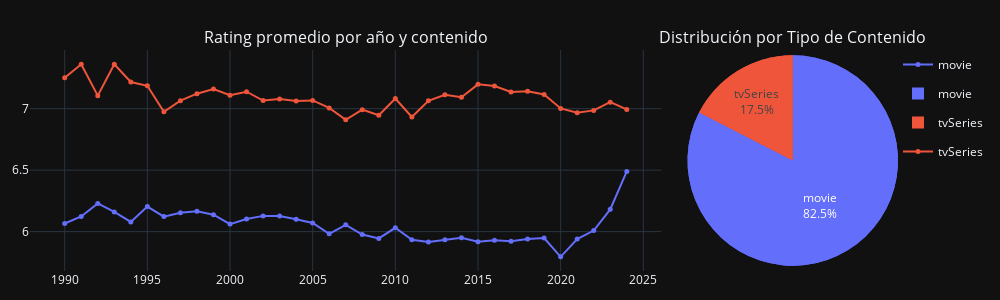

Notebook cell for this chart:
### Markdown cell above
Pregunta 1: ¿Cual es la evolución del rating por tipo de contenido?

### Code cell
def pregunta_1():
    global df_title_basics, df_title_ratings, df_tmdb
    
    # Grafico de pizza.
    df_title_basics_pizza = df_title_basics['titleType'].value_counts().reset_index()
    df_title_basics_pizza.columns = ['Tipo de Contenido', 'Conteo']
    
    
    # Crea el grafico de Pizza
    fig_pie = px.pie(df_title_basics_pizza, names='Tipo de Contenido', values='Conteo',
                 title='Distribución por Tipo de Contenido (Movies vs TVSeries)')
             
    # Mejorar la interactivida y apariencia del grafico de pizza
    fig_pie.update_traces(textposition='inside', textinfo='percent+label')
    fig_pie.update_layout(showlegend=True, template='plotly_dark')
    # Fin grafico de Pizza
    
    # Grafico de linea tratamiento.
    
    df_merged = pd.merge(df_title_basics, df_title_ratings, on='tconst') # combinar DF 
    
    df_merged['year'] = df_merged['startYear'].dt.year  #crear columna donde solo contenga los años 
    
    # obtengo los años unico para luego poder hacer el intervalos de los años
    years_movies = df_merged[df_merged['titleType']=='movie']['year'].unique()
    years_tvSeries = df_merged[df_merged['titleType']=='tvSeries']['year'].unique()
    
    # intervalos para encontral en rango comun de años. Rango comun = 1947-2024
    min_year = max(min(years_movies), min(years_tvSeries))
    max_year = min(max(years_movies), max(years_tvSeries))
    
    # selecciono solo los anos que estan en el rango en comun. comenso en 1990
    df_merged_filtered = df_merged[df_merged['year'].between(1990, max_year)]
    
    # Agrupar por las columnas year y title type y ontener la media arimetica de la columna average Rating 
    evolucion_rating = df_merged_filtered.groupby(['year', 'titleType'])['averageRating'].mean().unstack()
    
    
    # Convertir el DataFrame agrupado a formato largo para usar con Plotly
    evolucion_rating_reset = evolucion_rating.reset_index()
    evolucion_rating_melted = evolucion_rating_reset.melt(id_vars=['year'], value_vars=['movie', 'tvSeries'],
                                                      var_name='Tipo de Contenido', value_name='Rating Promedio')
    
    
    # Reset a 3 decimales.
    evolucion_rating_melted['Rating Promedio'] = evolucion_rating_melted['Rating Promedio'].round(3)
    
    # Crear el gráfico de linea.
    fig_line = px.line(evolucion_rating_melted, x='year', y='Rating Promedio', color='Tipo de Contenido',
             markers=True, title='Distribución por Tipo de Contenido (Movies vs TVSeries)')

    # Mejorar la interactividad y apariencia
    fig_line.update_layout(hovermode='x unified', template='plotly_dark')
    fig_line.update_traces(marker=dict(size=5), line=dict(width=2))
     # Fin grafico de linea




    #Combinar los 2 graficos (Pizza y Linea)
    # Crear el subplot
    fig = make_subplots(
        
        rows=1, cols=2,
        specs=[[{'type': 'xy'}, {'type': 'domain'}]],
        column_widths=[0.60, 0.2],  # Ajustar el ancho de las columnas
        subplot_titles=("Rating promedio por año y contenido", "Distribución por Tipo de Contenido"),
        horizontal_spacing=0.03 ) # Eliminar el espacio horizontal entre las subtramas


    # Añadir el gráfico de líneas al subplot
    for trace in fig_line.data:
        fig.add_trace(trace, row=1, col=1)

    # Añadir el gráfico de pizza al subplot usando las trazas del gráfico de pizza existente
        for trace in fig_pie.data:
            fig.add_trace(trace, row=1, col=2)
    

    # Ajustar la posición y el tamaño del gráfico de pizza
    fig.update_layout(
        height=300,
        width=1000,
        showlegend=True,
        template='plotly_dark',
        margin=dict(l=20, r=20, t=50, b=20),  # Ajustar los márgenes
        legend=dict(x=1, y=1)  # Posicionar la leyenda más cerca del gráfico de pizza
)

    # Mostrar el gráfico
    fig.show()
    

pregunta_1()

### Figure 1 — Plotly figure (JSON) as saved in the notebook; plotly's stock layout.template omitted (floating-point values rounded to 4 significant figures)
{"data": [{"hovertemplate": "Tipo de Contenido=movie<br>year=%{x}<br>Rating Promedio=%{y}<extra></extra>", "legendgroup": "movie", "line": {"color": "#636efa", "dash": "solid", "width": 2}, "marker": {"size": 5, "symbol": "circle"}, "mode": "lines+markers", "name": "movie", "orientation": "v", "showlegend": true, "type": "scatter", "x": [1990, 1991, 1992, 1993, 1994, 1995, 1996, 1997, 1998, 1999, 2000, 2001, 2002, 2003, 2004, 2005, 2006, 2007, 2008, 2009, 2010, 2011, 2012, 2013, 2014, 2015, 2016, 2017, 2018, 2019, 2020, 2021, 2022, 2023, 2024], "xaxis": "x", "y": [6.066, 6.123, 6.229, 6.16, 6.079, 6.204, 6.122, 6.154, 6.165, 6.138, 6.061, 6.102, 6.128, 6.127, 6.101, 6.07, 5.982, 6.055, 5.976, 5.945, 6.031, 5.934, 5.916, 5.933, 5.95, 5.918, 5.93, 5.922, 5.94, 5.948, 5.795, 5.939, 6.009, 6.181, 6.49], "yaxis": "y"}, {"domain": {"x": [0.7575, 1], "y": [0, 1]}, "hovertemplate": "Tipo de Contenido=%{label}<br>Conteo=%{value}<extra></extra>", "labels": ["movie", "tvSeries"], "legendgroup": "", "name": "", "showlegend": true, "textinfo": "percent+label", "textposition": "inside", "type": "pie", "values": [395998, 83827]}, {"hovertemplate": "Tipo de Contenido=tvSeries<br>year=%{x}<br>Rating Promedio=%{y}<extra></extra>", "legendgroup": "tvSeries", "line": {"color": "#EF553B", "dash": "solid", "width": 2}, "marker": {"size": 5, "symbol": "circle"}, "mode": "lines+markers", "name": "tvSeries", "orientation": "v", "showlegend": true, "type": "scatter", "x": [1990, 1991, 1992, 1993, 1994, 1995, 1996, 1997, 1998, 1999, 2000, 2001, 2002, 2003, 2004, 2005, 2006, 2007, 2008, 2009, 2010, 2011, 2012, 2013, 2014, 2015, 2016, 2017, 2018, 2019, 2020, 2021, 2022, 2023, 2024], "xaxis": "x", "y": [7.252, 7.362, 7.106, 7.361, 7.217, 7.186, 6.975, 7.065, 7.122, 7.16, 7.11, 7.138, 7.066, 7.078, 7.062, 7.067, 7.006, 6.91, 6.992, 6.946, 7.083, 6.932, 7.064, 7.113, 7.093, 7.198, 7.184, 7.136, 7.142, 7.115, 7.002, 6.967, 6.986, 7.053, 6.994], "yaxis": "y"}, {"domain": {"x": [0.7575, 1], "y": [0, 1]}, "hovertemplate": "Tipo de Contenido=%{label}<br>Conteo=%{value}<extra></extra>", "labels": ["movie", "tvSeries"], "legendgroup": "", "name": "", "showlegend": true, "textinfo": "percent+label", "textposition": "inside", "type": "pie", "values": [395998, 83827]}], "layout": {"annotations": [{"font": {"size": 16}, "showarrow": false, "text": "Rating promedio por año y contenido", "x": 0.3637, "xanchor": "center", "xref": "paper", "y": 1, "yanchor": "bottom", "yref": "paper"}, {"font": {"size": 16}, "showarrow": false, "text": "Distribución por Tipo de Contenido", "x": 0.8787, "xanchor": "center", "xref": "paper", "y": 1, "yanchor": "bottom", "yref": "paper"}], "height": 300, "legend": {"x": 1, "y": 1}, "margin": {"b": 20, "l": 20, "r": 20, "t": 50}, "showlegend": true, "width": 1000, "xaxis": {"anchor": "y", "domain": [0, 0.7275]}, "yaxis": {"anchor": "x", "domain": [0, 1]}}}
